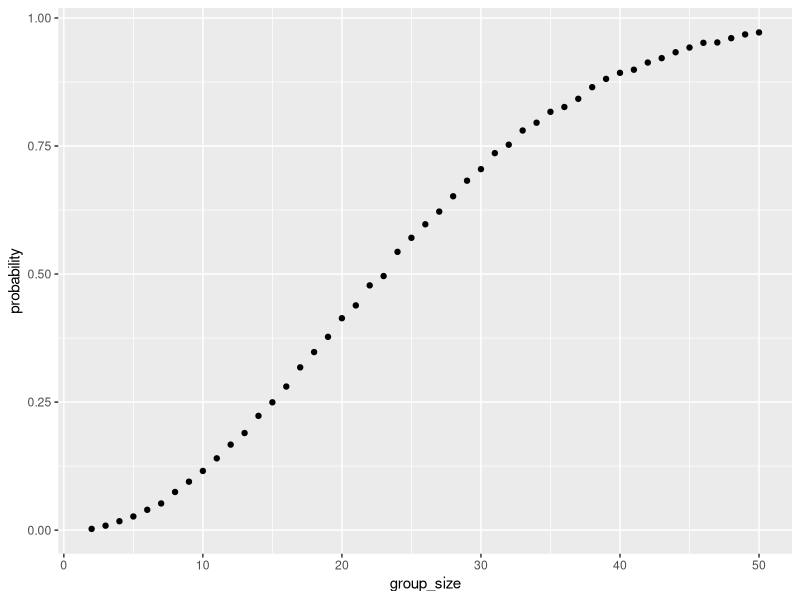

R code for this plot: (Note: this script raises an error after producing the figure.)
## ---- chunk 1
library(tidyverse)
set.seed(1)
## ---- chunk 2
birthday_prob = function(x) {
  
  y = sample(1:365, size = x, replace = TRUE)
  
  duplicate = any(duplicated(y))
  
  return(duplicate)
  
}

#Function check
birthday_prob(10)
birthday_prob(200)

# Plot function
birthday = tibble(
  group_size = 2:50
) |> 
  mutate(
    probability = 
      map(group_size, ~mean(replicate(10000, birthday_prob(.x))) 
  ) |> unlist()
)

birthday |> 
  ggplot(aes(x = group_size, y = probability)) + 
  geom_point()
## ---- chunk 3
subject_files = tibble(
  name = list.files(path = "data", full.names = TRUE)
) |>
  mutate(
    data = map(name, read_csv),
    arm = case_when(
      str_detect(name, "con_") ~ "Control",
      str_detect(name, "exp_") ~ "Experimental"
    ),
    subject_id = basename(name) |>
      str_replace("con_", "") |>
      str_replace("exp_", "") |>
      str_replace(".csv", "")
  )|>
  unnest(cols = data) |>
  pivot_longer(
    cols = starts_with("week"),
    names_to = "week",
    values_to = "observation"
  ) |>
  mutate(
  week = as.numeric(str_replace(week, "week_", "")),
  subject_id = paste(arm, subject_id, sep = "_")
  ) |>
  select(subject_id, arm, week, observation)

subject_files |> 
  ggplot(aes(x = week, y = observation, group = subject_id, color = arm)) + 
  geom_line() + 
  labs(x = "week", y = "Observations")
